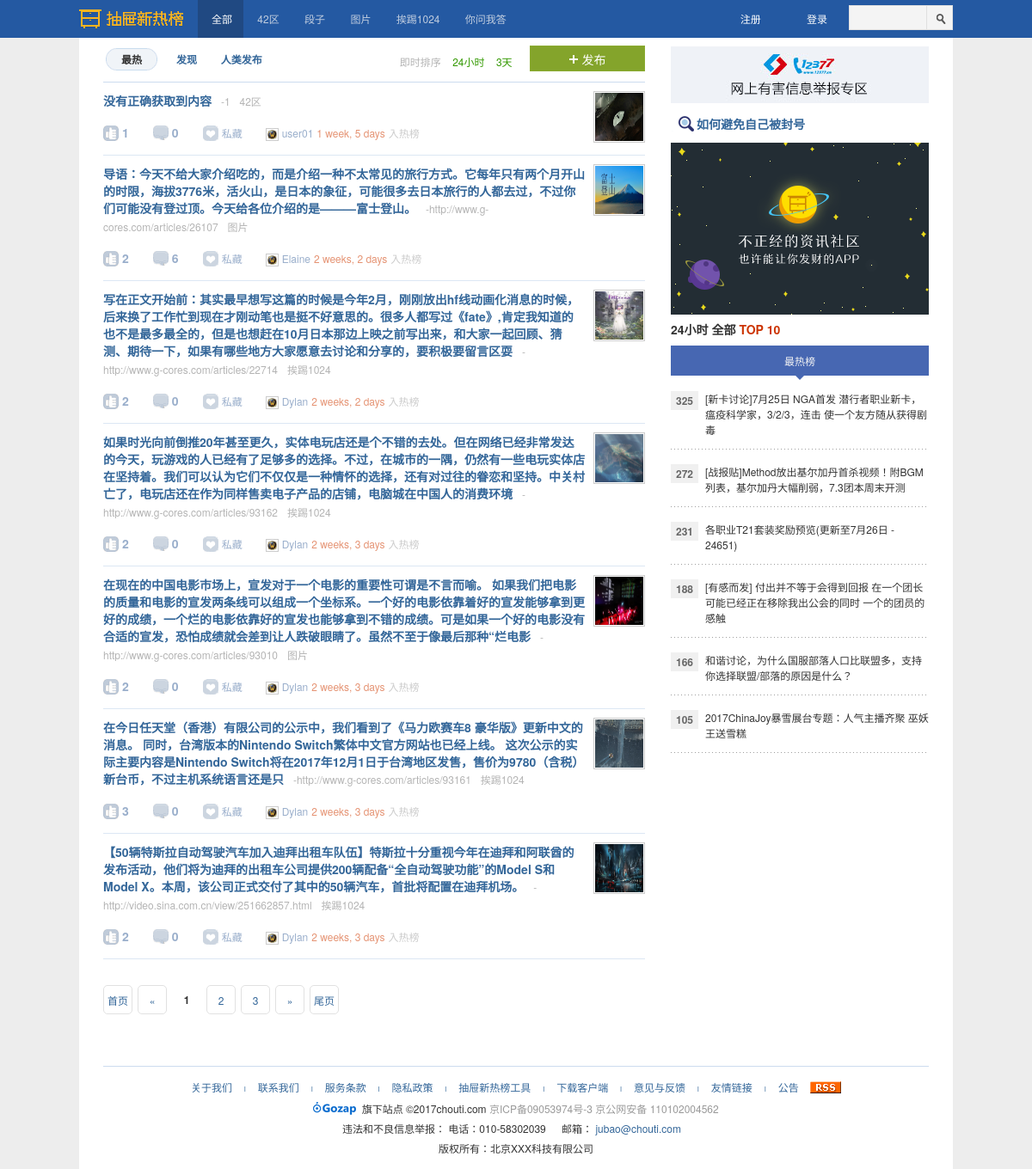
Before: /index/ with the older database file.
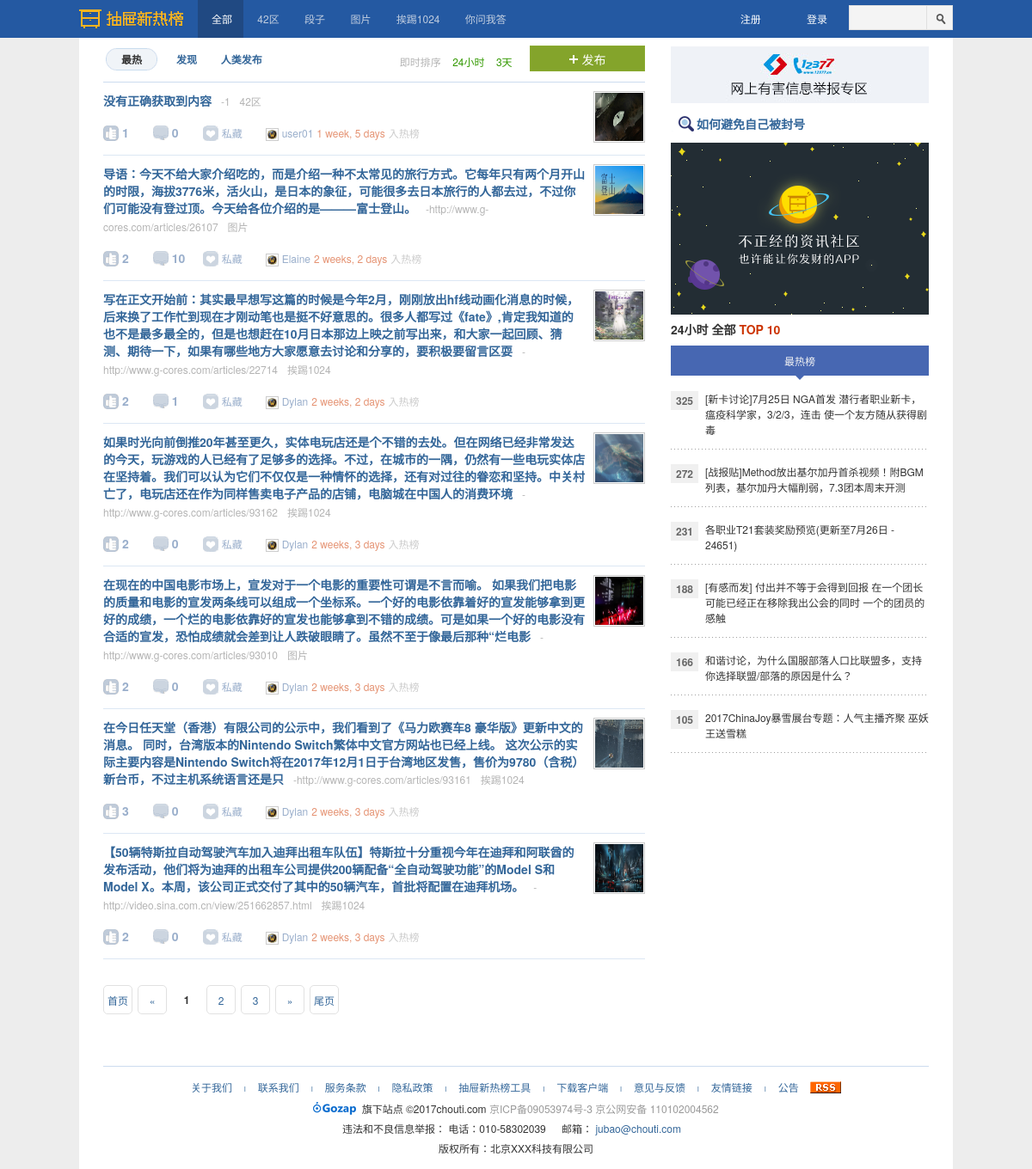
After: the same page with the newer database file.
### app01/models.py (models this page shows)
class News(models.Model):
    title = models.CharField(verbose_name='标题',max_length=32)
    url = models.CharField(verbose_name='URL',max_length=255)
    avatar = models.CharField(verbose_name='头像',max_length=255)
    summary = models.CharField(verbose_name='简介',max_length=255)
    new_type = models.ForeignKey(verbose_name='新闻类型',to="NewsType")
    ctime = models.DateTimeField(verbose_name='创建时间',auto_now_add=True)
    like_count = models.IntegerField(default=0)
    comment_count = models.IntegerField(default=0)
    promulgator = models.ForeignKey(verbose_name='发布者', to='UserInfo',related_name='p')
    likes = models.ManyToManyField(to='UserInfo',through="Like",through_fields=('news','user',))

class NewsType(models.Model):
    caption = models.CharField(max_length=16)

class UserInfo(models.Model):
    username = models.CharField(max_length=32)
    password = models.CharField(max_length=64)
    phone = models.CharField(max_length=32)
    email = models.EmailField(max_length=64)

### app01/views.py (the view)
# urls.py: url(r'^index/(?P<new_type_id>\d+)/$', index),
def index(request,*args,**kwargs):
    if request.method=="GET":
        register_form = RegisterForm()
        login_form = LoginForm()
        publish_form = PublishForm()
        search_str = request.GET.get("search_string", "")
        current_type_id = kwargs.get('new_type_id')
        if current_type_id:current_type_id=int(current_type_id)
        news_type_list = NewsType.objects.all()
        news_list = News.objects.filter(**kwargs).order_by('-ctime') # **kwargs <==> new_type_id = kwargs.get('new_type_id')
        try:
            current_page = int(request.GET.get('page_num'))
        except TypeError:
            current_page = 1
        all_count = news_list.count()
        page_obj = Page(current_page, all_count, request.path_info, search_str)
        news_list = news_list[page_obj.start:page_obj.end]
        page_str = page_obj.page_html()
        print(news_list)
        user_dict = request.session.get('is_login', None)
        print(user_dict)
        if user_dict:
            username = user_dict['user']
            user_id = user_dict['user_id']
        return render(request,"index.html",locals())

### app01/forms.py (shortened to what this page needs)
class LoginForm(Form):
    username = fields.CharField(
        required=True,
        error_messages={'required': '*用户名不能为空'},
        widget=widgets.TextInput(attrs={'class': 'form-control',
                                        'id':'user-name'
                                        })
    )
    password = fields.CharField(
        required=True,
        error_messages={'required': '*密码不能为空'},
        widget=widgets.PasswordInput(attrs={'class': 'form-control',
                                            'id':'pass-word'})
    )

### utils/pagination.py (called while the page is built)
    @property
    def start(self):
        return (self.current_page - 1) * self.per_page

    @property
    def end(self):
        return self.current_page * self.per_page

### templates/index.html (shortened to what the changed rows need)
{% load staticfiles %}
<!DOCTYPE html>
<html lang="en">
<head>
    <link rel="stylesheet" href="{% static "dist/css/bootstrap.css" %}">
    <link rel="stylesheet"  href="{% static "css/bbs_index.css" %}">
</head>
<body>
    <div class="main-content-band">
        <div class="main-content">
            <div class="content-L">
                <div class="content-list" id="content-list">
                    {% for new in news_list %}
                    <div class="item">
                        <div class="news-pic">
                            <img src="{{ new.avatar }}" alt="抽屉新热榜" style="display: inline; cursor: -webkit-zoom-in;">
                        </div>
                        <div class="news-content" id="">
                            <div class="part1">
                                <a href="{{ new.url }}" class="show-content color-chag" target="_blank">
                                    {{ new.summary }}
                                </a>
                                <span class="content-source">-{{ new.url }}</span>
                                <a href="" class="n2">
                                    <span class="content-kind">{{ new.new_type.caption }}</span>
                                </a>
                            </div>
                            <div class="part2" newid="{{ new.id }}" style="padding-top: 16px;">
                                <a  class="digg-a" title="推荐">
                                    <span class="hand-icon icon-digg"></span>
                                    <b>{{ new.like_count }}</b>
                                </a>
                                <a class="discus-a" title="评论">
                                    <span class="hand-icon icon-discus"></span>
                                    <b>{{ new.comment_count }}</b>
                                </a>
                                <a class="collect-a" title="加入私藏">
                                    <span class="hand-icon icon-collect"></span>
                                    <b>私藏</b>
                                </a>
                                <a href="" class="user-a">
                                    <span><img src="/static/img/wow.ico"></span>
                                    <b>{{ new.promulgator.username }}</b>
                                </a>
                                <span class="left time-into">
                                    <a class="time-a" href="">
                                        <b>{{ new.ctime|timesince }}</b>
                                    </a>
                                    <i>入热榜</i>
                                </span>
                            </div>
                        </div>
                    </div>
                    {% endfor %}
                </div>
            </div>
        </div>
    </div>
</body>
</html>

Changed rows visible on the page:
changed News "http://www.g-cores.com/articles/26107": comment_count "6" → "10"
changed News "http://www.g-cores.com/articles/22714": comment_count "0" → "1"
